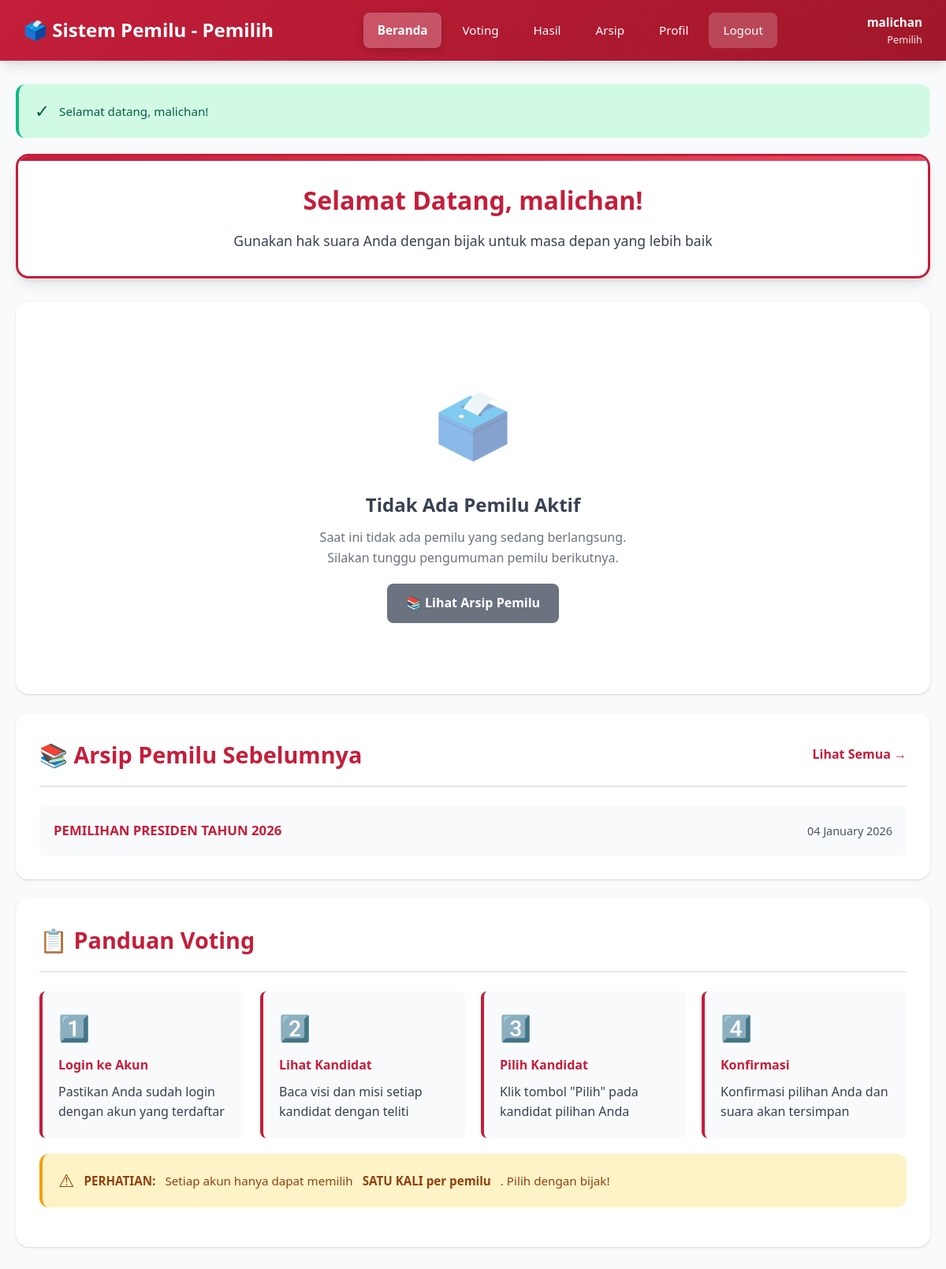
The page /user/index.php (signed in) on the database its author committed.
### tables this page shows
CREATE TABLE `elections` (
  `id_election` int(11) NOT NULL,
  `nama_pemilu` varchar(200) NOT NULL,
  `deskripsi` text DEFAULT NULL,
  `tanggal_mulai` datetime NOT NULL,
  `tanggal_selesai` datetime NOT NULL,
  `status` enum('draft','aktif','selesai') DEFAULT 'draft',
  `created_by` int(11) NOT NULL,
  `created_at` timestamp NOT NULL DEFAULT current_timestamp(),
  `updated_at` timestamp NOT NULL DEFAULT current_timestamp() ON UPDATE current_timestamp(),
  `parent_election_id` int(11) DEFAULT NULL
);

### config/database.php (called while the page is built, shortened)
<?php
$conn = mysqli_connect(DB_HOST, DB_USER, DB_PASS, DB_NAME);
mysqli_set_charset($conn, "utf8mb4");
function get_flash_message() {
    if (isset($_SESSION['flash_message'])) {
        $type = $_SESSION['flash_type'];
        $message = $_SESSION['flash_message'];
        return [
            'type' => $type,
            'message' => $message
        ];
    }
    return null;
}
function get_active_election() {
    global $conn;
    $now = date('Y-m-d H:i:s');
    $query = "SELECT * FROM elections
              WHERE status = 'aktif'
              AND tanggal_mulai <= ?
              AND tanggal_selesai >= ?
              ORDER BY tanggal_mulai DESC
              LIMIT 1";
    $stmt = mysqli_prepare($conn, $query);
    mysqli_stmt_bind_param($stmt, "ss", $now, $now);
    mysqli_stmt_execute($stmt);
    $result = mysqli_stmt_get_result($stmt);
    return null;
}
?>

### user/index.php (the view, shortened to what this page needs)
<?php
require_once '../config/database.php';
$active_election = get_active_election();
$sudah_voting = false;
$flash = get_flash_message();
$total_kandidat = 0;
$total_suara = 0;
$query_arsip = "
    SELECT id_election, nama_pemilu, tanggal_selesai
    FROM elections
    WHERE status = 'selesai'
    ORDER BY tanggal_selesai DESC
    LIMIT 5
";
$result_arsip = mysqli_query($conn, $query_arsip);
?>
<!DOCTYPE html>
<html lang="id">
<head>
    <link rel="stylesheet" href="../assets/css/style.css">
    <link rel="stylesheet" href="../assets/css/user.css">
</head>
<body class="user-page">
    <nav class="navbar">
        <div class="navbar-brand">
            🗳️ Sistem Pemilu - Pemilih
        </div>
        <div class="navbar-menu">
            <a href="index.php" class="active">Beranda</a>
            <a href="voting.php">Voting</a>
            <a href="hasil.php">Hasil</a>
            <a href="arsip.php">Arsip</a>
            <a href="profil.php">Profil</a>
            <a href="logout.php" style="background-color: rgba(255,255,255,0.2);">Logout</a>
        </div>
        <div class="navbar-user">
            <div class="user-info">
                <div class="user-name"><?php echo $_SESSION['nama_lengkap']; ?></div>
                <div class="user-role">Pemilih</div>
            </div>
        </div>
    </nav>
<div class="container">
    <?php if ($flash): ?>
        <div class="alert alert-<?php echo $flash['type']; ?>">
            <?php echo $flash['message']; ?>
        </div>
    <?php endif; ?>
    <div class="info-box">
        <h2>Selamat Datang, <?php echo $_SESSION['nama_lengkap']; ?>!</h2>
        <p>Gunakan hak suara Anda dengan bijak untuk masa depan yang lebih baik</p>
    </div>
    <?php if ($active_election): ?>
        <div class="content-card">
            <div class="content-header">
                <h2 class="content-title">🗳️ <?php echo $active_election['nama_pemilu']; ?></h2>
                <span class="status-badge open">Pemilu Berlangsung</span>
            </div>            <p style="color: var(--gray-700); margin-bottom: 20px; font-size: 1.05em; line-height: 1.6;">
                <?php echo $active_election['deskripsi']; ?>
            </p>            <div style="display: grid; grid-template-columns: 1fr 1fr; gap: 16px; margin-bottom: 24px;">
                <div style="background: var(--gray-50); padding: 16px; border-radius: var(--radius); border-left: 4px solid var(--kpu-red);">
                    <strong style="color: var(--kpu-red); display: block; margin-bottom: 8px;">📅 Dimulai:</strong>
                    <span style="color: var(--gray-800);">
                        <?php echo date('d F Y, H:i', strtotime($active_election['tanggal_mulai'])); ?>
                    </span>
                </div>
                <div style="background: var(--gray-50); padding: 16px; border-radius: var(--radius); border-left: 4px solid var(--kpu-red);">
                    <strong style="color: var(--kpu-red); display: block; margin-bottom: 8px;">📅 Berakhir:</strong>
                    <span style="color: var(--gray-800);">
                        <?php echo date('d F Y, H:i', strtotime($active_election['tanggal_selesai'])); ?>
                    </span>
                </div>
            </div>            <?php if ($sudah_voting): ?>
                <div class="alert alert-info">
                    ✅ <strong>Anda sudah memberikan suara di pemilu ini!</strong><br>
                    Terima kasih atas partisipasi Anda dalam demokrasi.
                </div>
                <div style="text-align: center; margin-top: 20px;">
                    <a href="hasil.php" class="btn btn-primary" style="padding: 14px 32px;">
                        📊 Lihat Hasil Pemilu
                    </a>
                </div>
            <?php else: ?>
                <div class="alert alert-success">
                    📢 <strong>Pemilu sedang berlangsung!</strong><br>
                    Silakan klik tombol di bawah untuk memberikan suara Anda.
                </div>
                <div style="text-align: center; margin-top: 24px;">
                    <a href="voting.php" class="btn btn-primary" style="padding: 16px 48px; font-size: 1.2em;">
                        🗳️ Mulai Voting Sekarang
                    </a>
                </div>
            <?php endif; ?>
        </div>
        <div class="dashboard-grid">
            <div class="stats-card">
                <div class="stats-icon blue">
                    <span>👥</span>
                </div>
                <div class="stats-info">
                    <h3><?php echo $total_kandidat; ?></h3>
                    <p>Total Kandidat</p>
                </div>
            </div>            <div class="stats-card">
                <div class="stats-icon orange">
                    <span>🗳️</span>
                </div>
                <div class="stats-info">
                    <h3><?php echo $total_suara; ?></h3>
                    <p>Suara Masuk</p>
                </div>
            </div>            <div class="stats-card">
                <div class="stats-icon <?php echo $sudah_voting ? 'green' : 'purple'; ?>">
                    <span><?php echo $sudah_voting ? '✅' : '⏳'; ?></span>
                </div>
                <div class="stats-info">
                    <h3><?php echo $sudah_voting ? 'Sudah' : 'Belum'; ?></h3>
                    <p>Status Voting Anda</p>
                </div>
            </div>
        </div>
    <?php else: ?>
        <div class="content-card">
            <div class="empty-state">
                <div class="empty-state-icon">🗳️</div>
                <h3>Tidak Ada Pemilu Aktif</h3>
                <p>Saat ini tidak ada pemilu yang sedang berlangsung.<br>
                Silakan tunggu pengumuman pemilu berikutnya.</p>
                <a href="arsip.php" class="btn btn-secondary" style="margin-top: 20px;">
                    📚 Lihat Arsip Pemilu
                </a>
            </div>
        </div>
    <?php endif; ?>
    <?php if (mysqli_num_rows($result_arsip) > 0): ?>
        <div class="content-card">
            <div class="content-header">
                <h3 class="content-title">📚 Arsip Pemilu Sebelumnya</h3>
                <a href="arsip.php" style="color: var(--kpu-red); text-decoration: none; font-weight: 600;">
                    Lihat Semua →
                </a>
            </div>            <div style="display: flex; flex-direction: column; gap: 12px;">
                <?php while ($arsip = mysqli_fetch_assoc($result_arsip)): ?>
                    <a href="hasil.php?id=<?php echo $arsip['id_election']; ?>"
                       style="display: flex; justify-content: space-between; align-items: center; padding: 16px; background: var(--gray-50); border-radius: var(--radius); text-decoration: none; color: var(--gray-900); transition: all 0.3s; border: 2px solid transparent;"
                       onmouseover="this.style.borderColor='var(--kpu-red)'; this.style.transform='translateX(5px)';"
                       onmouseout="this.style.borderColor='transparent'; this.style.transform='translateX(0)';">
                        <div>
                            <strong style="color: var(--kpu-red); font-size: 1.05em;">
                                <?php echo $arsip['nama_pemilu']; ?>
                            </strong>
                        </div>
                        <div style="font-size: 0.9em; color: var(--gray-600);">
                            <?php echo date('d F Y', strtotime($arsip['tanggal_selesai'])); ?>
                        </div>
                    </a>
                <?php endwhile; ?>
            </div>
        </div>
    <?php endif; ?>
    <div class="content-card">
        <div class="content-header">
            <h2 class="content-title">📋 Panduan Voting</h2>
        </div>        <div style="display: grid; grid-template-columns: repeat(auto-fit, minmax(250px, 1fr)); gap: 20px;">
            <div style="background: var(--gray-50); padding: 20px; border-radius: var(--radius); border-left: 4px solid var(--kpu-red);">
                <div style="font-size: 2em; margin-bottom: 10px;">1️⃣</div>
                <strong style="color: var(--kpu-red); display: block; margin-bottom: 8px;">Login ke Akun</strong>
                <p style="color: var(--gray-700); margin: 0; line-height: 1.6;">Pastikan Anda sudah login dengan akun yang terdaftar</p>
            </div>            <div style="background: var(--gray-50); padding: 20px; border-radius: var(--radius); border-left: 4px solid var(--kpu-red);">
                <div style="font-size: 2em; margin-bottom: 10px;">2️⃣</div>
                <strong style="color: var(--kpu-red); display: block; margin-bottom: 8px;">Lihat Kandidat</strong>
                <p style="color: var(--gray-700); margin: 0; line-height: 1.6;">Baca visi dan misi setiap kandidat dengan teliti</p>
            </div>            <div style="background: var(--gray-50); padding: 20px; border-radius: var(--radius); border-left: 4px solid var(--kpu-red);">
                <div style="font-size: 2em; margin-bottom: 10px;">3️⃣</div>
                <strong style="color: var(--kpu-red); display: block; margin-bottom: 8px;">Pilih Kandidat</strong>
                <p style="color: var(--gray-700); margin: 0; line-height: 1.6;">Klik tombol "Pilih" pada kandidat pilihan Anda</p>
            </div>            <div style="background: var(--gray-50); padding: 20px; border-radius: var(--radius); border-left: 4px solid var(--kpu-red);">
                <div style="font-size: 2em; margin-bottom: 10px;">4️⃣</div>
                <strong style="color: var(--kpu-red); display: block; margin-bottom: 8px;">Konfirmasi</strong>
                <p style="color: var(--gray-700); margin: 0; line-height: 1.6;">Konfirmasi pilihan Anda dan suara akan tersimpan</p>
            </div>
        </div>        <div class="alert alert-warning" style="margin-top: 20px;">
            <strong> PERHATIAN:</strong> Setiap akun hanya dapat memilih <strong>SATU KALI per pemilu</strong>. Pilih dengan bijak!
        </div>
    </div>
</div>
</body>
</html>

### assets/css/style.css (style rules this page uses)
:root { --kpu-red: #c41e3a; --kpu-red-dark: #a01729; --kpu-red-light: #e84a5f; --kpu-gold: #ffd700; --white: #ffffff; --gray-50: #f9fafb; --gray-100: #f3f4f6; --gray-200: #e5e7eb; --gray-300: #d1d5db; --gray-400: #9ca3af; --gray-500: #6b7280; --gray-600: #4b5563; --gray-700: #374151; --gray-800: #1f2937; --gray-900: #111827; --success: #10b981; --warning: #f59e0b; --danger: #ef4444; --info: #3b82f6; --shadow-sm: 0 1px 2px 0 rgba(0, 0, 0, 0.05); --shadow: 0 1px 3px 0 rgba(0, 0, 0, 0.1), 0 1px 2px 0 rgba(0, 0, 0, 0.06); --shadow-md: 0 4px 6px -1px rgba(0, 0, 0, 0.1), 0 2px 4px -1px rgba(0, 0, 0, 0.06); --shadow-lg: 0 10px 15px -3px rgba(0, 0, 0, 0.1), 0 4px 6px -2px rgba(0, 0, 0, 0.05); --shadow-xl: 0 20px 25px -5px rgba(0, 0, 0, 0.1), 0 10px 10px -5px rgba(0, 0, 0, 0.04); --radius-sm: 4px; --radius: 8px; --radius-md: 12px; --radius-lg: 16px; --radius-xl: 24px; --radius-full: 9999px; }
* { margin: 0; padding: 0; box-sizing: border-box; }
body { font-family: "Segoe UI", Tahoma, Geneva, Verdana, sans-serif; line-height: 1.6; color: var(--gray-800); background-color: var(--gray-50); }
.alert { padding: 16px 20px; border-radius: var(--radius-md); margin-bottom: 20px; font-size: 0.95em; display: flex; align-items: center; gap: 12px; border-left: 4px solid; }
.alert::before { content: ""; font-size: 1.5em; }
.alert-success { background-color: #d1fae5; color: #065f46; border-left-color: var(--success); }
.alert-success::before { content: "✓"; }
.alert-warning { background-color: #fef3c7; color: #92400e; border-left-color: var(--warning); }
.alert-warning::before { content: "⚠"; }
.btn { padding: 12px 24px; border: none; border-radius: var(--radius); cursor: pointer; font-size: 1em; font-weight: 600; transition: all 0.3s ease; text-decoration: none; display: inline-flex; align-items: center; gap: 8px; justify-content: center; }
.btn-secondary { background-color: var(--gray-500); color: white; }
.empty-state { text-align: center; padding: 60px 20px; color: var(--gray-500); }
.empty-state-icon { font-size: 5em; margin-bottom: 20px; opacity: 0.5; }
.empty-state h3 { font-size: 1.5em; margin-bottom: 10px; color: var(--gray-700); }
.empty-state p { color: var(--gray-500); }

### rows shown on the page
elections: nama_pemilu "PEMILIHAN PRESIDEN TAHUN 2026", tanggal_selesai "04 January 2026"

### other values the page prints
$_SESSION['nama_lengkap'] "malichan"
$flash['message'] "Selamat datang, malichan!"
